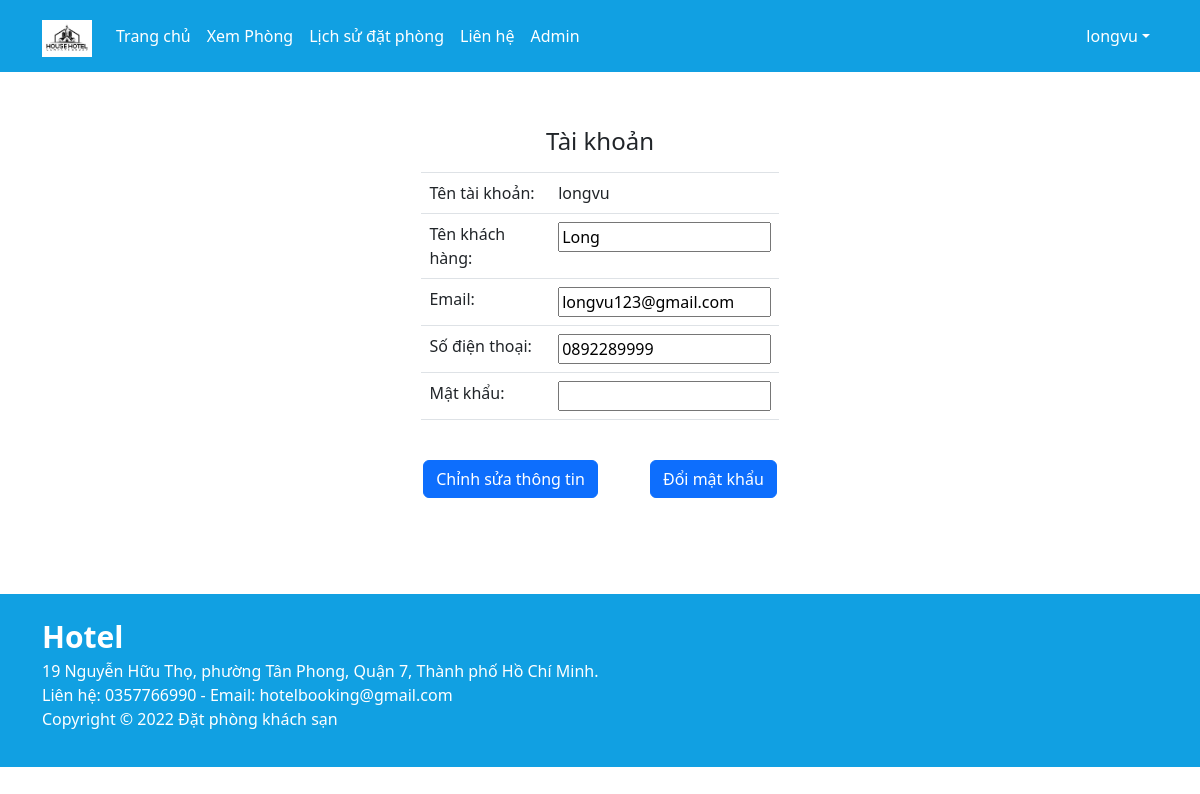
The page /thongtinkh.php (signed in) on the database its author committed.
### tables this page shows
CREATE TABLE `khachhang` (
  `email` varchar(30) NOT NULL,
  `taikhoan` varchar(20) NOT NULL,
  `matkhau` varchar(20) NOT NULL,
  `tenkh` varchar(20) NOT NULL,
  `sdt` varchar(10) NOT NULL
);

### thongtinkh.php (the view, shortened to what this page needs)
<?php
include('connection.php');
extract($_REQUEST);
$tentk = $_SESSION['logined'];
if($_SESSION['logined']!="")
{
    $sql = mysqli_query($con,"select * from khachhang where taikhoan='$tentk'");
    $khach = mysqli_fetch_assoc($sql);
}
?>
<!DOCTYPE html>
<html lang="en">
<head>
  <link href="https://cdn.jsdelivr.net/npm/bootstrap@5.2.3/dist/css/bootstrap.min.css" rel="stylesheet">
  <link type="text/css" href="design/style.css" rel="stylesheet">
</head>
<body style="margin-top:119px;">
    <?php
        include('menubar.php')
    ?>
    <div class="container" >
        <center><form method="post" class="kh-form" style="width: 32%;">
            <table class="table"  style="background-color: white;">
                <tr>
                    <td colspan="2"><center><h4>Tài khoản</h4></center></td>
                </tr>
                <tr>
                    <td>Tên tài khoản:</td>
                    <td><?php echo $khach['taikhoan']; ?></td>
                </tr>
                <tr>
                    <td>Tên khách hàng:</td>
                    <td><input type="text" name="tenkh" value="<?php echo $khach['tenkh']; ?>" style="width: 100%;" required/></td>
                </tr>
                <tr>
                    <td>Email:</td>
                    <td><input type="text" name="email" value="<?php echo $khach['email']; ?>" style="width: 100%;" required/></td>
                </tr>
                <tr>
                    <td>Số điện thoại:</td>
                    <td><input type="text" name="sdt" value="<?php echo $khach['sdt']; ?>" style="width: 100%;" required/></td>
                </tr>
                <tr>
                    <td>Mật khẩu:</td>
                    <td><input type="password" name="mk"  style="width: 100%;" required/></td>
                </tr>
            </table><br>
            <input type="submit" class="btn btn-primary" value="Chỉnh sửa thông tin" name="edit"/>&emsp;&emsp;&emsp;
             <button type="button" class="btn btn-primary" data-bs-toggle="modal" data-bs-target="#exampleModal">Đổi mật khẩu</button>
        </form></center>
    </div><br><br><br>
    <div class="footer mt-4" id="lienhe">
        <div class="container text-footer">
            <b style="font-size: 30px;">Hotel</b>
            <p>19 Nguyễn Hữu Thọ, phường Tân Phong, Quận 7, Thành phố Hồ Chí Minh.
                <br>
                Liên hệ: 0357766990  -  Email: hotelbooking@gmail.com
                <br>
                Copyright &copy; 2022 Đặt phòng khách sạn
            </p>
        </div>
    </div>
</body>
</html>

### design/style.css (style rules this page uses)
:root { --main-color: #11a0e2; }
.footer { background-color: var(--main-color); color: white; padding: 20px; }
.table { background-color: #c9f4f3; }

### rows shown on the page
khachhang: taikhoan "longvu", tenkh "Long", email "longvu123@gmail.com", sdt "0892289999"

### other values the page prints
$_SESSION['logined'] "longvu"
